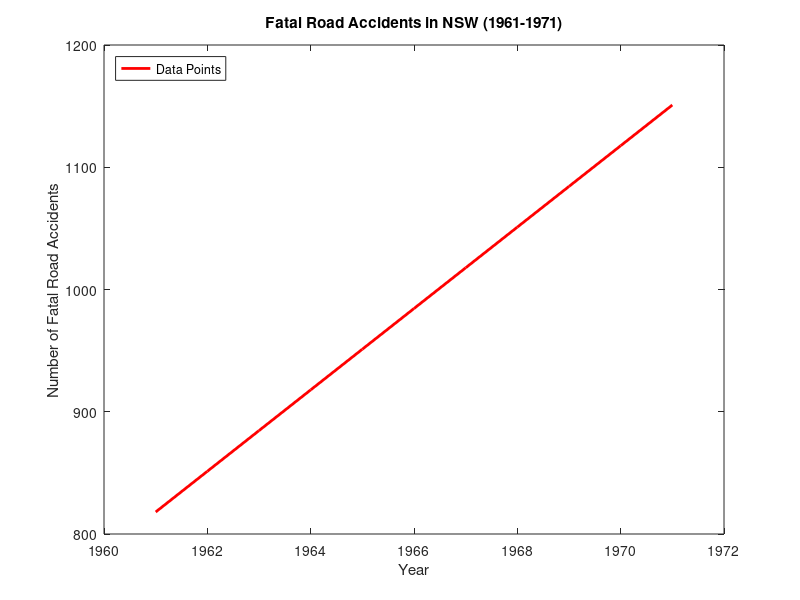

Here is the MATLAB script that generated this plot:
years = 1961:1971;
deaths = [850 798 818 903 1026 1042 1022 1069 1070 1135 1096];

p = polyfit(years,deaths,1);

slope = p(1)
intercept = p(2)

% Generate the line of best fit
fitted_line = polyval(p, years);

% Plot the line of best fit
plot(years, fitted_line, '-r', 'LineWidth', 2);

% Add labels and title
xlabel('Year');
ylabel('Number of Fatal Road Accidents');
title('Fatal Road Accidents in NSW (1961-1971)');
legend('Data Points', 'Line of Best Fit', 'Location', 'NorthWest');

% Display the slope and intercept
fprintf('Slope: %.2f\n', slope);
fprintf('Intercept: %.2f\n', intercept);